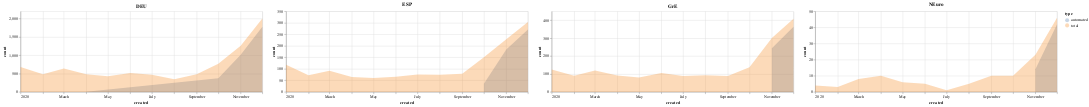

This figure's notebook cell:
### Markdown cell above
Since FRA, AUT and ITA markets did not see a significant spike in November - December, let's look at all other markets only.

Note: scroll right to see all charts. Charts have different scale.

### Code cell
charts = []
markets = ["DEU", "ESP", "GrE", "NEuro"]

for market in markets:
    source = cbs_m.loc[cbs_m["market"] == market].sort_values(by=["type"])
    charts.append(
        alt.Chart(source)
        .mark_area(opacity=0.3)
        .encode(x="created:T", y=alt.Y("count:Q", stack=None), color="type:N")
        .properties(width=600, height=200, title=market)
    )
alt.hconcat(*charts)

### Figure 1 — Vega-Lite specification as saved in the notebook (floating-point values rounded to 4 significant figures)
{"config": {"view": {"continuousWidth": 400, "continuousHeight": 300}}, "hconcat": [{"data": {"name": "data-e7961e8e1391503f7a45d629c3cb2465"}, "mark": {"type": "area", "opacity": 0.3}, "encoding": {"color": {"type": "nominal", "field": "type"}, "x": {"type": "temporal", "field": "created"}, "y": {"type": "quantitative", "field": "count", "stack": null}}, "height": 200, "title": "DEU", "width": 600}, {"data": {"name": "data-b776bb19e801e404feb6bed951c37a9c"}, "mark": {"type": "area", "opacity": 0.3}, "encoding": {"color": {"type": "nominal", "field": "type"}, "x": {"type": "temporal", "field": "created"}, "y": {"type": "quantitative", "field": "count", "stack": null}}, "height": 200, "title": "ESP", "width": 600}, {"data": {"name": "data-5c7bf8721bd23668ec066497b73f5628"}, "mark": {"type": "area", "opacity": 0.3}, "encoding": {"color": {"type": "nominal", "field": "type"}, "x": {"type": "temporal", "field": "created"}, "y": {"type": "quantitative", "field": "count", "stack": null}}, "height": 200, "title": "GrE", "width": 600}, {"data": {"name": "data-d8bb6c195d572ee686e8ef9ce05f32fa"}, "mark": {"type": "area", "opacity": 0.3}, "encoding": {"color": {"type": "nominal", "field": "type"}, "x": {"type": "temporal", "field": "created"}, "y": {"type": "quantitative", "field": "count", "stack": null}}, "height": 200, "title": "NEuro", "width": 600}], "$schema": "https://vega.github.io/schema/vega-lite/v4.8.1.json", "datasets": {"data-e7961e8e1391503f7a45d629c3cb2465": [{"created": "2020-04", "market": "DEU", "type": "automated", "count": 3}, {"created": "2020-11", "market": "DEU", "type": "automated", "count": 1012}, {"created": "2020-10", "market": "DEU", "type": "automated", "count": 374}, {"created": "2020-12", "market": "DEU", "type": "automated", "count": 1775}, {"created": "2020-09", "market": "DEU", "type": "total", "count": 480}, {"created": "2020-01", "market": "DEU", "type": "total", "count": 682}, {"created": "2020-08", "market": "DEU", "type": "total", "count": 344}, {"created": "2020-03", "market": "DEU", "type": "total", "count": 638}, {"created": "2020-04", "market": "DEU", "type": "total", "count": 482}, {"created": "2020-05", "market": "DEU", "type": "total", "count": 428}, {"created": "2020-06", "market": "DEU", "type": "total", "count": 518}, {"created": "2020-07", "market": "DEU", "type": "total", "count": 470}, {"created": "2020-11", "market": "DEU", "type": "total", "count": 1260}, {"created": "2020-02", "market": "DEU", "type": "total", "count": 478}, {"created": "2020-10", "market": "DEU", "type": "total", "count": 765}, {"created": "2020-12", "market": "DEU", "type": "total", "count": 2005}], "data-b776bb19e801e404feb6bed951c37a9c": [{"created": "2020-11", "market": "ESP", "type": "automated", "count": 184}, {"created": "2020-10", "market": "ESP", "type": "automated", "count": 35}, {"created": "2020-12", "market": "ESP", "type": "automated", "count": 271}, {"created": "2020-11", "market": "ESP", "type": "total", "count": 229}, {"created": "2020-09", "market": "ESP", "type": "total", "count": 79}, {"created": "2020-06", "market": "ESP", "type": "total", "count": 66}, {"created": "2020-07", "market": "ESP", "type": "total", "count": 76}, {"created": "2020-10", "market": "ESP", "type": "total", "count": 150}, {"created": "2020-12", "market": "ESP", "type": "total", "count": 304}, {"created": "2020-05", "market": "ESP", "type": "total", "count": 60}, {"created": "2020-02", "market": "ESP", "type": "total", "count": 72}, {"created": "2020-01", "market": "ESP", "type": "total", "count": 118}, {"created": "2020-03", "market": "ESP", "type": "total", "count": 92}, {"created": "2020-08", "market": "ESP", "type": "total", "count": 74}, {"created": "2020-04", "market": "ESP", "type": "total", "count": 65}], "data-5c7bf8721bd23668ec066497b73f5628": [{"created": "2020-12", "market": "GrE", "type": "automated", "count": 363}, {"created": "2020-11", "market": "GrE", "type": "automated", "count": 244}, {"created": "2020-04", "market": "GrE", "type": "total", "count": 92}, {"created": "2020-12", "market": "GrE", "type": "total", "count": 409}, {"created": "2020-02", "market": "GrE", "type": "total", "count": 90}, {"created": "2020-09", "market": "GrE", "type": "total", "count": 88}, {"created": "2020-01", "market": "GrE", "type": "total", "count": 125}, {"created": "2020-08", "market": "GrE", "type": "total", "count": 93}, {"created": "2020-05", "market": "GrE", "type": "total", "count": 81}, {"created": "2020-11", "market": "GrE", "type": "total", "count": 301}, {"created": "2020-03", "market": "GrE", "type": "total", "count": 119}, {"created": "2020-06", "market": "GrE", "type": "total", "count": 106}, {"created": "2020-10", "market": "GrE", "type": "total", "count": 138}, {"created": "2020-07", "market": "GrE", "type": "total", "count": 89}], "data-d8bb6c195d572ee686e8ef9ce05f32fa": [{"created": "2020-11", "market": "NEuro", "type": "automated", "count": 14}, {"created": "2020-12", "market": "NEuro", "type": "automated", "count": 42}, {"created": "2020-11", "market": "NEuro", "type": "total", "count": 23}, {"created": "2020-09", "market": "NEuro", "type": "total", "count": 10}, {"created": "2020-06", "market": "NEuro", "type": "total", "count": 5}, {"created": "2020-07", "market": "NEuro", "type": "total", "count": 1}, {"created": "2020-05", "market": "NEuro", "type": "total", "count": 6}, {"created": "2020-10", "market": "NEuro", "type": "total", "count": 10}, {"created": "2020-02", "market": "NEuro", "type": "total", "count": 3}, {"created": "2020-08", "market": "NEuro", "type": "total", "count": 5}, {"created": "2020-04", "market": "NEuro", "type": "total", "count": 10}, {"created": "2020-12", "market": "NEuro", "type": "total", "count": 46}, {"created": "2020-03", "market": "NEuro", "type": "total", "count": 8}, {"created": "2020-01", "market": "NEuro", "type": "total", "count": 4}]}}
